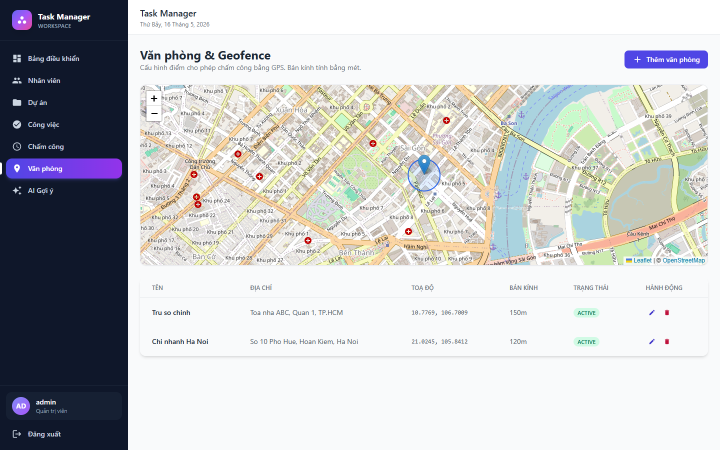
#> input picture docs/screenshots/14_office_locations.png, 1440 x 900 px, given in place of hutech_logo.png, which was not available (shown at 1/2 size)
$ python edit_demo_video.py
#> lines starting #> are read from the running program, lines starting #| are printed output that depends on the picture; pictures that were not available may be replaced by others from this repository, and a replacement may not be noted
"""
Video demo nâng cấp (4 phân đoạn rõ ràng):
- Intro card (2s)
- PHÂN ĐOẠN 1: Góc nhìn QUẢN LÝ (web)
- PHÂN ĐOẠN 2: Góc nhìn NHÂN VIÊN (web)
- PHÂN ĐOẠN 3: QUẢN LÝ trên MOBILE (Flutter)
- PHÂN ĐOẠN 4: NHÂN VIÊN trên MOBILE (Flutter)
- Mỗi phân đoạn mở đầu bằng 1 thẻ tiêu đề (section card)
- Scene web: Ken Burns; scene mobile: đặt ảnh dọc giữa nền (không méo)
- Caption + role chip; crossfade; outro
- 1920x1080, 30fps, H.264
"""
import os
import numpy as np
from PIL import Image, ImageDraw, ImageFont
import imageio

HERE = os.path.dirname(os.path.abspath(__file__))
SCREENSHOTS = os.path.join(HERE, 'screenshots')
LOGO = os.path.join(HERE, 'hutech_logo.png')
OUT = os.path.join(HERE, 'demo_video.mp4')

W, H = 1920, 1080
FPS = 30

# ---------------------------------------------------------------------------
# TIMELINE: mỗi phần tử là
#   ('section', title, subtitle, accent_hex)
#   ('scene', file, caption, role, duration_s, kenburns)   # file có thể là 'mobile/mXX.png'
# ---------------------------------------------------------------------------
TIMELINE = [
    ('scene', '01_login.png',     'Trang đăng nhập · JWT + khóa sau 5 lần sai', 'public', 3.0, 'zoom_in'),
    ('scene', '02_register.png',  'Đăng ký tài khoản · kiểm tra email & mật khẩu', 'public', 2.5, 'zoom_in'),

    ('section', 'GÓC NHÌN QUẢN LÝ', 'Web · Quản trị nhân viên · dự án · công việc · AI gợi ý', '#CC0000'),
    ('scene', '03_dashboard.png',     'Dashboard Quản lý · KPI · biểu đồ thống kê', 'manager', 3.5, 'pan_right'),
    ('scene', '04_employees.png',     'Quản lý nhân viên · phòng ban · chức vụ', 'manager', 3.0, 'pan_down'),
    ('scene', '05_projects.png',      'Quản lý dự án · trạng thái tiến độ', 'manager', 2.8, 'zoom_in'),
    ('scene', '06_tasks.png',         'Quản lý công việc · tạo & gán nhân viên', 'manager', 3.2, 'pan_down'),
    ('scene', '07_attendance.png',    'Theo dõi chấm công nhân viên', 'manager', 2.8, 'zoom_in'),
    ('scene', '08_ai_suggestions.png','AI gợi ý nhân viên · Google Gemini', 'ai', 3.5, 'zoom_in'),
    ('scene', '09_ai_result.png',     'Kết quả AI · xếp hạng top 5 kèm lý do', 'ai', 3.5, 'zoom_out'),

    ('section', 'GÓC NHÌN NHÂN VIÊN', 'Web · Tự xem công việc · cập nhật trạng thái · chấm công', '#147c79'),
    ('scene', '10_emp_dashboard.png', 'Trang cá nhân nhân viên · công việc được giao', 'employee', 3.2, 'pan_right'),
    ('scene', '11_emp_my_tasks.png',  'Công việc của tôi · tự cập nhật trạng thái', 'employee', 3.2, 'pan_down'),
    ('scene', '12_emp_my_attendance.png', 'Lịch sử chấm công của tôi', 'employee', 3.0, 'zoom_in'),
    ('scene', '13_emp_projects.png',  'Dự án nhân viên tham gia', 'employee', 2.8, 'zoom_in'),

    ('section', 'QUẢN LÝ TRÊN MOBILE', 'Ứng dụng Flutter · vai trò Quản lý', '#003366'),
    ('scene', 'mobile/m04_employees.png',     'Quản lý nhân viên trên mobile', 'manager_m', 3.0, 'still'),
    ('scene', 'mobile/m05_projects.png',      'Quản lý dự án trên mobile', 'manager_m', 3.0, 'still'),
    ('scene', 'mobile/m08_ai_suggestions.png','AI gợi ý nhân viên trên mobile', 'manager_m', 3.0, 'still'),
    ('scene', 'mobile/m09_ai_result.png',     'Kết quả AI gợi ý trên mobile', 'manager_m', 3.0, 'still'),

    ('section', 'NHÂN VIÊN TRÊN MOBILE', 'Ứng dụng Flutter · vai trò Nhân viên', '#147c79'),
    ('scene', 'mobile/m03_dashboard.png', 'Trang cá nhân nhân viên trên mobile', 'employee_m', 3.0, 'still'),
    ('scene', 'mobile/m06_tasks.png',     'Công việc của tôi trên mobile', 'employee_m', 3.0, 'still'),
    ('scene', 'mobile/m07_attendance.png','Chấm công trên mobile', 'employee_m', 3.0, 'still'),
]

ROLE_COLORS = {
    'public':     ('#003366', '#FFFFFF'),
    'manager':    ('#003366', '#CC0000'),
    'ai':         ('#9333EA', '#FFFFFF'),
    'employee':   ('#147c79', '#FFFFFF'),
    'manager_m':  ('#003366', '#CC0000'),
    'employee_m': ('#147c79', '#FFFFFF'),
}
ROLE_LABELS = {
    'public':     'PUBLIC',
    'manager':    'GÓC NHÌN QUẢN LÝ',
    'ai':         'AI POWERED',
    'employee':   'GÓC NHÌN NHÂN VIÊN',
    'manager_m':  'QUẢN LÝ · MOBILE',
    'employee_m': 'NHÂN VIÊN · MOBILE',
}


def load_font(size, bold=False):
#> called with size = 76, bold = True
    candidates = [
        r'C:\Windows\Fonts\segoeuib.ttf' if bold else r'C:\Windows\Fonts\segoeui.ttf',
        r'C:\Windows\Fonts\arialbd.ttf' if bold else r'C:\Windows\Fonts\arial.ttf',
    ]
    for f in candidates:
        if os.path.exists(f):
            return ImageFont.truetype(f, size)
    return ImageFont.load_default()

FONT_TITLE = load_font(76, bold=True)
FONT_SEC   = load_font(64, bold=True)
FONT_SUB   = load_font(32)
FONT_CAP   = load_font(34, bold=True)
FONT_ROLE  = load_font(20, bold=True)
FONT_BRAND = load_font(18, bold=True)


def _hex(c):
    return (int(c[1:3], 16), int(c[3:5], 16), int(c[5:7], 16))


def make_intro_frame(t, total):
#> called with t = 0, total = 2
    img = Image.new('RGB', (W, H), '#003366')
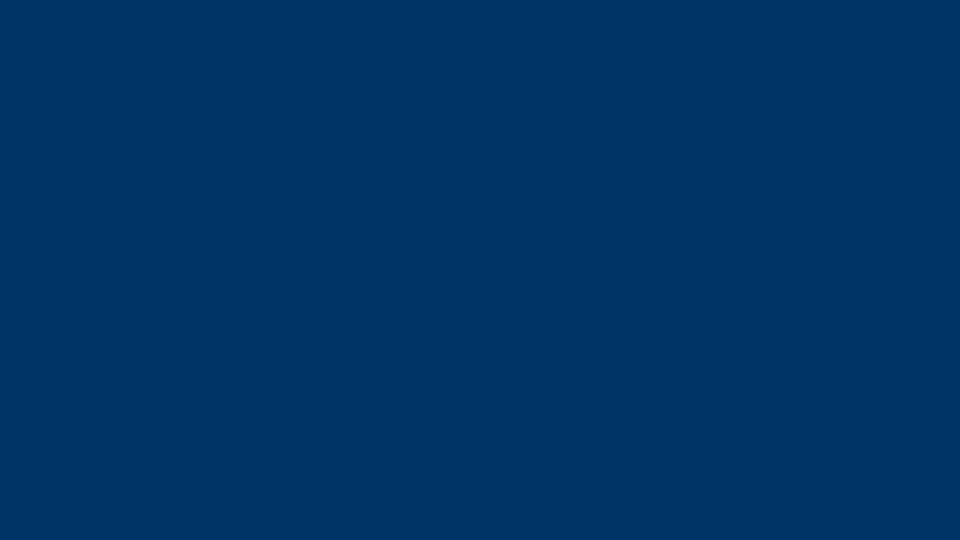
#> img: PIL image 1920x1080 RGB (shown at 1/2 size); mean R, G, B 0, 51, 102
    draw = ImageDraw.Draw(img); draw.rectangle([0, 0, 8, H], fill='#CC0000')
    overlay = Image.new('RGBA', (W, H), (0, 0, 0, 0)); od = ImageDraw.Draw(overlay)
#> after `overlay = Image.new('RGBA', (W, H), (0, 0, 0, 0))`: overlay: PIL image 1920x1080 RGBA; every value is 0
    od.ellipse([W - 400, -200, W + 200, 400], fill=(0, 102, 204, 40))
    od.ellipse([-200, H - 350, 400, H + 200], fill=(204, 0, 0, 40))
    img = Image.alpha_composite(img.convert('RGBA'), overlay).convert('RGB')
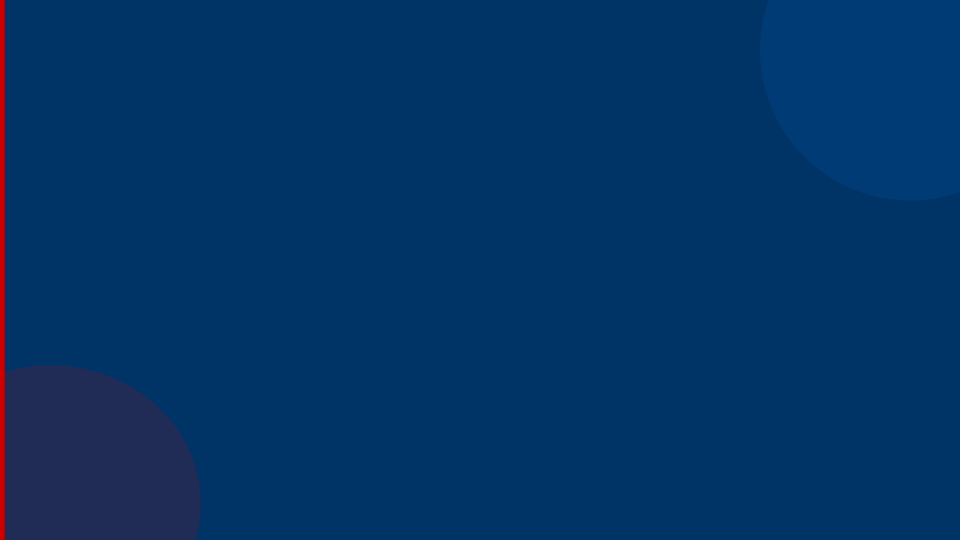
#> img: PIL image 1920x1080 RGB (shown at 1/2 size); mean R, G, B 2.8, 50.8, 101.7
    try:
        logo = Image.open(LOGO).convert('RGBA').resize((150, 174), Image.LANCZOS)
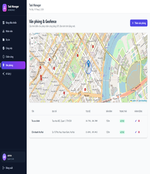
#> logo: PIL image 150x174 RGBA; mean R, G, B, A 197.5, 198.8, 200.1, 255
        img.paste(logo, ((W - 150) // 2, 280), logo)
    except Exception:
        pass
    alpha = min(1.0, t / 0.8)
    overlay = Image.new('RGBA', (W, H), (0, 0, 0, 0)); od = ImageDraw.Draw(overlay)
    title = "DEMO HỆ THỐNG QUẢN LÝ CÔNG VIỆC"
    bbox = od.textbbox((0, 0), title, font=FONT_TITLE); tw = bbox[2] - bbox[0]
#> after `bbox = od.textbbox((0, 0), title, font=FONT_TITLE)`: bbox = (0, 2, 174, 11)
#> after `tw = bbox[2] - bbox[0]`: tw = 174
    od.text(((W - tw) // 2, 510), title, font=FONT_TITLE, fill=(255, 255, 255, int(255 * alpha)))
    sub = "Tích hợp AI · Web + Mobile · Quản lý & Nhân viên"
    bbox = od.textbbox((0, 0), sub, font=FONT_SUB); sw = bbox[2] - bbox[0]
#> after `bbox = od.textbbox((0, 0), sub, font=FONT_SUB)`: bbox = (0, 2, 225, 12)
#> after `sw = bbox[2] - bbox[0]`: sw = 225
    od.text(((W - sw) // 2, 620), sub, font=FONT_SUB, fill=(117, 206, 200, int(255 * alpha)))
    od.line([(W // 2 - 200, 685), (W // 2 + 200, 685)], fill=(204, 0, 0, int(255 * alpha)), width=2)
    info = "Nguyễn Nhật Hào · 23DTHC1 · MSSV 2380612688"
    bbox = od.textbbox((0, 0), info, font=FONT_BRAND); iw = bbox[2] - bbox[0]
#> after `bbox = od.textbbox((0, 0), info, font=FONT_BRAND)`: bbox = (0, 2, 228, 12)
#> after `iw = bbox[2] - bbox[0]`: iw = 228
    od.text(((W - iw) // 2, 720), info, font=FONT_BRAND, fill=(117, 206, 200, int(255 * alpha)))
    img = Image.alpha_composite(img.convert('RGBA'), overlay).convert('RGB')
    return np.array(img)


# [106 lines left out: functions make_outro_frame, make_section_frame, make_scene_frame, not called in this run]


def crossfade_frames(f1, f2, alpha):
    return (f1.astype(np.float32) * (1 - alpha) + f2.astype(np.float32) * alpha).astype(np.uint8)


# ===========================================================================
writer = imageio.get_writer(OUT, fps=FPS, codec='libx264', pixelformat='yuv420p',
                            macro_block_size=1, ffmpeg_log_level='error', quality=8)
INTRO_DUR = 2.0
OUTRO_DUR = 2.0
SECTION_DUR = 1.8
CROSSFADE = 0.4
print(f'Building video {W}x{H} @ {FPS}fps...')

print('  Intro')
for i in range(int(INTRO_DUR * FPS)):
#> (the run stopped early here; a loop or call above may not have finished)

$ run again, on docs/screenshots/15_my_attendance_map.png
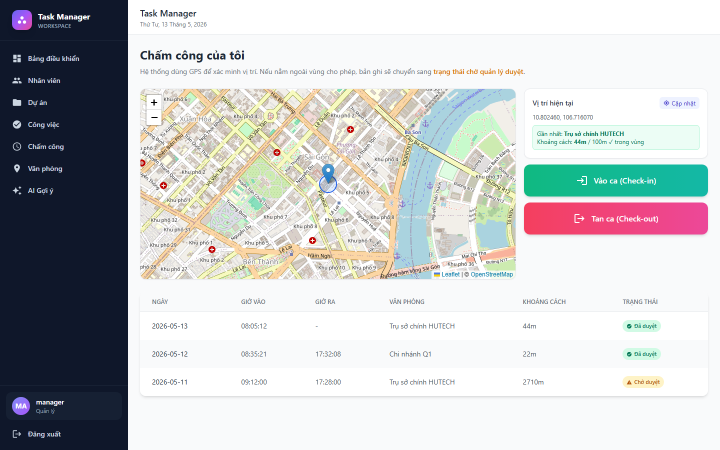
#> input picture docs/screenshots/15_my_attendance_map.png, 1440 x 900 px, given in place of hutech_logo.png, which was not available (shown at 1/2 size)
#> overlay: PIL image 1920x1080 RGBA; every value is 0
#> in make_intro_frame, `logo = Image.open(LOGO).convert('RGBA').resize((150, 174), Image.LANCZ..`:
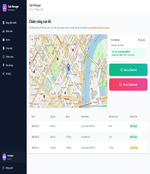
#> logo: PIL image 150x174 RGBA; mean R, G, B, A 196.1, 198.3, 199.2, 255
#> in make_intro_frame, `bbox = od.textbbox((0, 0), title, font=FONT_TITLE)`: bbox = (0, 2, 174, 11)
#> tw = 174
#> in make_intro_frame, `bbox = od.textbbox((0, 0), sub, font=FONT_SUB)`: bbox = (0, 2, 225, 12)
#> sw = 225
#> in make_intro_frame, `bbox = od.textbbox((0, 0), info, font=FONT_BRAND)`: bbox = (0, 2, 228, 12)
#> iw = 228

$ run again, on docs/screenshots/16_attendance_pending.png
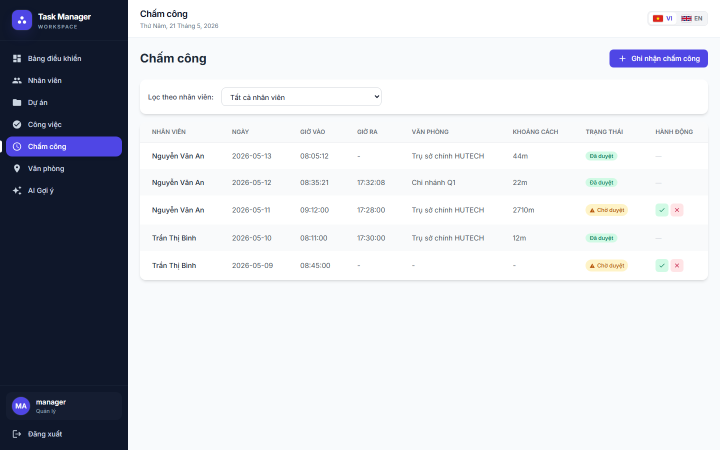
#> input picture docs/screenshots/16_attendance_pending.png, 1440 x 900 px, given in place of hutech_logo.png, which was not available (shown at 1/2 size)
#> overlay: PIL image 1920x1080 RGBA; every value is 0
#> in make_intro_frame, `logo = Image.open(LOGO).convert('RGBA').resize((150, 174), Image.LANCZ..`:
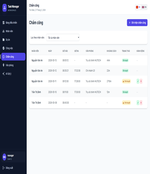
#> logo: PIL image 150x174 RGBA; mean R, G, B, A 207, 209.3, 215.5, 255
#> in make_intro_frame, `bbox = od.textbbox((0, 0), title, font=FONT_TITLE)`: bbox = (0, 2, 174, 11)
#> tw = 174
#> in make_intro_frame, `bbox = od.textbbox((0, 0), sub, font=FONT_SUB)`: bbox = (0, 2, 225, 12)
#> sw = 225
#> in make_intro_frame, `bbox = od.textbbox((0, 0), info, font=FONT_BRAND)`: bbox = (0, 2, 228, 12)
#> iw = 228
